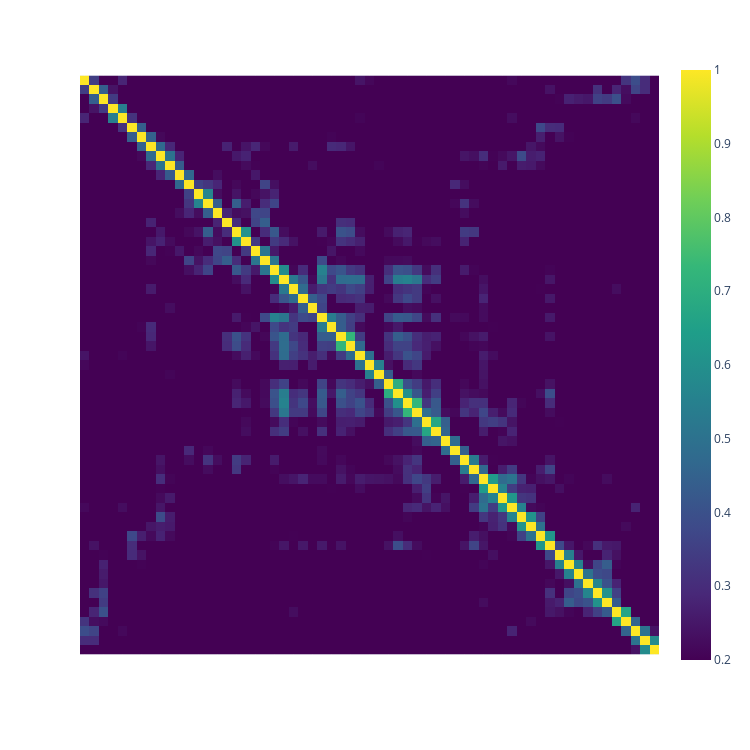

Write notebook code for a chart like this one.
### Code cell
create_heatmap.create_heatmap(cos_sim_norm, offs, offs, text, text, 0.2)

### Figure 1 — Plotly figure (JSON) as saved in the notebook; plotly's stock layout.template omitted (floating-point values rounded to 4 significant figures; data arrays with more than 128 entries replaced by an {"elided": "..."} marker saying what was removed)
{"data": [{"coloraxis": "coloraxis", "hovertemplate": "x: %{x}<br>y: %{y}<br>color: %{z}<extra></extra>", "name": "0", "type": "heatmap", "x": ["My son, give ear to my words; for I swear unto you, that inasmuch as ye shall keep the commandments of God ye shall prosper in the land.\nI would that ye should do as I have done, in remembering", "of God ye shall prosper in the land.\nI would that ye should do as I have done, in remembering the captivity of our fathers; for they were in bondage, and none could deliver them except it was the God", "the captivity of our fathers; for they were in bondage, and none could deliver them except it was the God of Abraham, and the God of Isaac, and the God of Jacob; and he surely did deliver them in their", "of Abraham, and the God of Isaac, and the God of Jacob; and he surely did deliver them in their afflictions.\nAnd now, O my son Helaman, behold, thou art in thy youth, and therefore, I beseech of thee that", "afflictions.\nAnd now, O my son Helaman, behold, thou art in thy youth, and therefore, I beseech of thee that thou wilt hear my words and learn of me; for I do know that whosoever shall put their trust in", "thou wilt hear my words and learn of me; for I do know that whosoever shall put their trust in God shall be supported in their trials, and their troubles, and their afflictions, and shall be lifted up at the", "God shall be supported in their trials, and their troubles, and their afflictions, and shall be lifted up at the last day.\nAnd I would not that ye think that I know of myself--not of the temporal but of the", "last day.\nAnd I would not that ye think that I know of myself--not of the temporal but of the spiritual, not of the carnal mind but of God.\nNow, behold, I say unto you, if I had not been", "spiritual, not of the carnal mind but of God.\nNow, behold, I say unto you, if I had not been born of God I should not have known these things; but God has, by the mouth of his holy angel,", "born of God I should not have known these things; but God has, by the mouth of his holy angel, made these things known unto me, not of any worthiness of myself;\nFor I went about with the sons of", "made these things known unto me, not of any worthiness of myself;\nFor I went about with the sons of Mosiah, seeking to destroy the church of God; but behold, God sent his holy angel to stop us by the", "Mosiah, seeking to destroy the church of God; but behold, God sent his holy angel to stop us by the way.\nAnd behold, he spake unto us, as it were the voice of thunder, and the whole earth did tremble", "way.\nAnd behold, he spake unto us, as it were the voice of thunder, and the whole earth did tremble beneath our feet; and we all fell to the earth, for the fear of the Lord came upon us.\nBut", "beneath our feet; and we all fell to the earth, for the fear of the Lord came upon us.\nBut behold, the voice said unto me: Arise. And I arose and stood up, and beheld the angel.\nAnd he said", "behold, the voice said unto me: Arise. And I arose and stood up, and beheld the angel.\nAnd he said unto me: If thou wilt of thyself be destroyed, seek no more to destroy the church of God.\nAnd it", "unto me: If thou wilt of thyself be destroyed, seek no more to destroy the church of God.\nAnd it came to pass that I fell to the earth; and it was for the space of three days and three", "came to pass that I fell to the earth; and it was for the space of three days and three nights that I could not open my mouth, neither had I the use of my limbs.\nAnd the angel spake", "nights that I could not open my mouth, neither had I the use of my limbs.\nAnd the angel spake more things unto me, which were heard by my brethren, but I did not hear them; for when I heard", "more things unto me, which were heard by my brethren, but I did not hear them; for when I heard the words--If thou wilt be destroyed of thyself, seek no more to destroy the church of God--I was struck with", "the words--If thou wilt be destroyed of thyself, seek no more to destroy the church of God--I was struck with such great fear and amazement lest perhaps I should be destroyed, that I fell to the earth and I did", "such great fear and amazement lest perhaps I should be destroyed, that I fell to the earth and I did hear no more.\nBut I was racked with eternal torment, for my soul was harrowed up to the greatest degree", "hear no more.\nBut I was racked with eternal torment, for my soul was harrowed up to the greatest degree and racked with all my sins.\nYea, I did remember all my sins and iniquities, for which I was tormented", "and racked with all my sins.\nYea, I did remember all my sins and iniquities, for which I was tormented with the pains of hell; yea, I saw that I had rebelled against my God, and that I had not", "with the pains of hell; yea, I saw that I had rebelled against my God, and that I had not kept his holy commandments.\nYea, and I had murdered many of his children, or rather led them away unto destruction;", "kept his holy commandments.\nYea, and I had murdered many of his children, or rather led them away unto destruction; yea, and in fine so great had been my iniquities, that the very thought of coming into the presence of", "yea, and in fine so great had been my iniquities, that the very thought of coming into the presence of my God did rack my soul with inexpressible horror.\nOh, thought I, that I could be banished and become extinct", "my God did rack my soul with inexpressible horror.\nOh, thought I, that I could be banished and become extinct both soul and body, that I might not be brought to stand in the presence of my God, to be", "both soul and body, that I might not be brought to stand in the presence of my God, to be judged of my deeds.\nAnd now, for three days and for three nights was I racked, even with the pains", "judged of my deeds.\nAnd now, for three days and for three nights was I racked, even with the pains of a damned soul.\nAnd it came to pass that as I was thus racked with torment, while I was", "of a damned soul.\nAnd it came to pass that as I was thus racked with torment, while I was harrowed up by the memory of my many sins, behold, I remembered also to have heard my father prophesy unto", "harrowed up by the memory of my many sins, behold, I remembered also to have heard my father prophesy unto the people concerning the coming of one Jesus Christ, a Son of God, to atone for the sins of the", "the people concerning the coming of one Jesus Christ, a Son of God, to atone for the sins of the world.\nNow, as my mind caught hold upon this thought, I cried within my heart: O Jesus, thou Son of", "world.\nNow, as my mind caught hold upon this thought, I cried within my heart: O Jesus, thou Son of God, have mercy on me, who am in the gall of bitterness, and am encircled about by the everlasting chains", "God, have mercy on me, who am in the gall of bitterness, and am encircled about by the everlasting chains of death.\nAnd now, behold, when I thought this, I could remember my pains no more; yea, I was harrowed", "of death.\nAnd now, behold, when I thought this, I could remember my pains no more; yea, I was harrowed up by the memory of my sins no more.\nAnd oh, what joy, and what marvelous light I did behold;", "up by the memory of my sins no more.\nAnd oh, what joy, and what marvelous light I did behold; yea, my soul was filled with joy as exceeding as was my pain!\nYea, I say unto you, my son,", "yea, my soul was filled with joy as exceeding as was my pain!\nYea, I say unto you, my son, that there could be nothing so exquisite and so bitter as were my pains. Yea, and again I say unto", "that there could be nothing so exquisite and so bitter as were my pains. Yea, and again I say unto you, my son, that on the other hand, there can be nothing so exquisite and sweet as was my joy.", "you, my son, that on the other hand, there can be nothing so exquisite and sweet as was my joy.\nYea, methought I saw, even as our father Lehi saw, God sitting upon his throne, surrounded with numberless concourses of", "Yea, methought I saw, even as our father Lehi saw, God sitting upon his throne, surrounded with numberless concourses of angels, in the attitude of singing and praising their God; yea, and my soul did long to be there.\nBut", "angels, in the attitude of singing and praising their God; yea, and my soul did long to be there.\nBut behold, my limbs did receive their strength again, and I stood upon my feet, and did manifest unto the people", "behold, my limbs did receive their strength again, and I stood upon my feet, and did manifest unto the people that I had been born of God.\nYea, and from that time even until now, I have labored without ceasing,", "that I had been born of God.\nYea, and from that time even until now, I have labored without ceasing, that I might bring souls unto repentance; that I might bring them to taste of the exceeding joy of which", "that I might bring souls unto repentance; that I might bring them to taste of the exceeding joy of which I did taste; that they might also be born of God, and be filled with the Holy Ghost.\nYea, and", "I did taste; that they might also be born of God, and be filled with the Holy Ghost.\nYea, and now behold, O my son, the Lord doth give me exceedingly great joy in the fruit of my labors;\nFor", "now behold, O my son, the Lord doth give me exceedingly great joy in the fruit of my labors;\nFor because of the word which he has imparted unto me, behold, many have been born of God, and have tasted", "because of the word which he has imparted unto me, behold, many have been born of God, and have tasted as I have tasted, and have seen eye to eye as I have seen; therefore they do know of these", "as I have tasted, and have seen eye to eye as I have seen; therefore they do know of these things of which I have spoken, as I do know; and the knowledge which I have is of God.\nAnd", "things of which I have spoken, as I do know; and the knowledge which I have is of God.\nAnd I have been supported under trials and troubles of every kind, yea, and in all manner of afflictions; yea, God", "I have been supported under trials and troubles of every kind, yea, and in all manner of afflictions; yea, God has delivered me from prison, and from bonds, and from death; yea, and I do put my trust in him,", "has delivered me from prison, and from bonds, and from death; yea, and I do put my trust in him, and he will still deliver me.\nAnd I know that he will raise me up at the last day, to", "and he will still deliver me.\nAnd I know that he will raise me up at the last day, to dwell with him in glory; yea, and I will praise him forever, for he has brought our fathers out of", "dwell with him in glory; yea, and I will praise him forever, for he has brought our fathers out of Egypt, and he has swallowed up the Egyptians in the Red Sea; and he led them by his power into", "Egypt, and he has swallowed up the Egyptians in the Red Sea; and he led them by his power into the promised land; yea, and he has delivered them out of bondage and captivity from time to time.\nYea, and", "the promised land; yea, and he has delivered them out of bondage and captivity from time to time.\nYea, and he has also brought our fathers out of the land of Jerusalem; and he has also, by his everlasting power,", "he has also brought our fathers out of the land of Jerusalem; and he has also, by his everlasting power, delivered them out of bondage and captivity, from time to time even down to the present day; and I have", "delivered them out of bondage and captivity, from time to time even down to the present day; and I have always retained in remembrance their captivity; yea, and ye also ought to retain in remembrance, as I have done, their", "always retained in remembrance their captivity; yea, and ye also ought to retain in remembrance, as I have done, their captivity.\nBut behold, my son, this is not all; for ye ought to know as I do know, that inasmuch", "captivity.\nBut behold, my son, this is not all; for ye ought to know as I do know, that inasmuch as ye shall keep the commandments of God ye shall prosper in the land; and ye ought to know also,", "as ye shall keep the commandments of God ye shall prosper in the land; and ye ought to know also, that inasmuch as ye will not keep the commandments of God ye shall be cut off from his presence. Now", "that inasmuch as ye will not keep the commandments of God ye shall be cut off from his presence. Now this is according to his word."], "xaxis": "x", "y": ["My son, give ear to my words; for I swear unto you, that inasmuch as ye shall keep the commandments of God ye shall prosper in the land.\nI would that ye should do as I have done, in remembering", "of God ye shall prosper in the land.\nI would that ye should do as I have done, in remembering the captivity of our fathers; for they were in bondage, and none could deliver them except it was the God", "the captivity of our fathers; for they were in bondage, and none could deliver them except it was the God of Abraham, and the God of Isaac, and the God of Jacob; and he surely did deliver them in their", "of Abraham, and the God of Isaac, and the God of Jacob; and he surely did deliver them in their afflictions.\nAnd now, O my son Helaman, behold, thou art in thy youth, and therefore, I beseech of thee that", "afflictions.\nAnd now, O my son Helaman, behold, thou art in thy youth, and therefore, I beseech of thee that thou wilt hear my words and learn of me; for I do know that whosoever shall put their trust in", "thou wilt hear my words and learn of me; for I do know that whosoever shall put their trust in God shall be supported in their trials, and their troubles, and their afflictions, and shall be lifted up at the", "God shall be supported in their trials, and their troubles, and their afflictions, and shall be lifted up at the last day.\nAnd I would not that ye think that I know of myself--not of the temporal but of the", "last day.\nAnd I would not that ye think that I know of myself--not of the temporal but of the spiritual, not of the carnal mind but of God.\nNow, behold, I say unto you, if I had not been", "spiritual, not of the carnal mind but of God.\nNow, behold, I say unto you, if I had not been born of God I should not have known these things; but God has, by the mouth of his holy angel,", "born of God I should not have known these things; but God has, by the mouth of his holy angel, made these things known unto me, not of any worthiness of myself;\nFor I went about with the sons of", "made these things known unto me, not of any worthiness of myself;\nFor I went about with the sons of Mosiah, seeking to destroy the church of God; but behold, God sent his holy angel to stop us by the", "Mosiah, seeking to destroy the church of God; but behold, God sent his holy angel to stop us by the way.\nAnd behold, he spake unto us, as it were the voice of thunder, and the whole earth did tremble", "way.\nAnd behold, he spake unto us, as it were the voice of thunder, and the whole earth did tremble beneath our feet; and we all fell to the earth, for the fear of the Lord came upon us.\nBut", "beneath our feet; and we all fell to the earth, for the fear of the Lord came upon us.\nBut behold, the voice said unto me: Arise. And I arose and stood up, and beheld the angel.\nAnd he said", "behold, the voice said unto me: Arise. And I arose and stood up, and beheld the angel.\nAnd he said unto me: If thou wilt of thyself be destroyed, seek no more to destroy the church of God.\nAnd it", "unto me: If thou wilt of thyself be destroyed, seek no more to destroy the church of God.\nAnd it came to pass that I fell to the earth; and it was for the space of three days and three", "came to pass that I fell to the earth; and it was for the space of three days and three nights that I could not open my mouth, neither had I the use of my limbs.\nAnd the angel spake", "nights that I could not open my mouth, neither had I the use of my limbs.\nAnd the angel spake more things unto me, which were heard by my brethren, but I did not hear them; for when I heard", "more things unto me, which were heard by my brethren, but I did not hear them; for when I heard the words--If thou wilt be destroyed of thyself, seek no more to destroy the church of God--I was struck with", "the words--If thou wilt be destroyed of thyself, seek no more to destroy the church of God--I was struck with such great fear and amazement lest perhaps I should be destroyed, that I fell to the earth and I did", "such great fear and amazement lest perhaps I should be destroyed, that I fell to the earth and I did hear no more.\nBut I was racked with eternal torment, for my soul was harrowed up to the greatest degree", "hear no more.\nBut I was racked with eternal torment, for my soul was harrowed up to the greatest degree and racked with all my sins.\nYea, I did remember all my sins and iniquities, for which I was tormented", "and racked with all my sins.\nYea, I did remember all my sins and iniquities, for which I was tormented with the pains of hell; yea, I saw that I had rebelled against my God, and that I had not", "with the pains of hell; yea, I saw that I had rebelled against my God, and that I had not kept his holy commandments.\nYea, and I had murdered many of his children, or rather led them away unto destruction;", "kept his holy commandments.\nYea, and I had murdered many of his children, or rather led them away unto destruction; yea, and in fine so great had been my iniquities, that the very thought of coming into the presence of", "yea, and in fine so great had been my iniquities, that the very thought of coming into the presence of my God did rack my soul with inexpressible horror.\nOh, thought I, that I could be banished and become extinct", "my God did rack my soul with inexpressible horror.\nOh, thought I, that I could be banished and become extinct both soul and body, that I might not be brought to stand in the presence of my God, to be", "both soul and body, that I might not be brought to stand in the presence of my God, to be judged of my deeds.\nAnd now, for three days and for three nights was I racked, even with the pains", "judged of my deeds.\nAnd now, for three days and for three nights was I racked, even with the pains of a damned soul.\nAnd it came to pass that as I was thus racked with torment, while I was", "of a damned soul.\nAnd it came to pass that as I was thus racked with torment, while I was harrowed up by the memory of my many sins, behold, I remembered also to have heard my father prophesy unto", "harrowed up by the memory of my many sins, behold, I remembered also to have heard my father prophesy unto the people concerning the coming of one Jesus Christ, a Son of God, to atone for the sins of the", "the people concerning the coming of one Jesus Christ, a Son of God, to atone for the sins of the world.\nNow, as my mind caught hold upon this thought, I cried within my heart: O Jesus, thou Son of", "world.\nNow, as my mind caught hold upon this thought, I cried within my heart: O Jesus, thou Son of God, have mercy on me, who am in the gall of bitterness, and am encircled about by the everlasting chains", "God, have mercy on me, who am in the gall of bitterness, and am encircled about by the everlasting chains of death.\nAnd now, behold, when I thought this, I could remember my pains no more; yea, I was harrowed", "of death.\nAnd now, behold, when I thought this, I could remember my pains no more; yea, I was harrowed up by the memory of my sins no more.\nAnd oh, what joy, and what marvelous light I did behold;", "up by the memory of my sins no more.\nAnd oh, what joy, and what marvelous light I did behold; yea, my soul was filled with joy as exceeding as was my pain!\nYea, I say unto you, my son,", "yea, my soul was filled with joy as exceeding as was my pain!\nYea, I say unto you, my son, that there could be nothing so exquisite and so bitter as were my pains. Yea, and again I say unto", "that there could be nothing so exquisite and so bitter as were my pains. Yea, and again I say unto you, my son, that on the other hand, there can be nothing so exquisite and sweet as was my joy.", "you, my son, that on the other hand, there can be nothing so exquisite and sweet as was my joy.\nYea, methought I saw, even as our father Lehi saw, God sitting upon his throne, surrounded with numberless concourses of", "Yea, methought I saw, even as our father Lehi saw, God sitting upon his throne, surrounded with numberless concourses of angels, in the attitude of singing and praising their God; yea, and my soul did long to be there.\nBut", "angels, in the attitude of singing and praising their God; yea, and my soul did long to be there.\nBut behold, my limbs did receive their strength again, and I stood upon my feet, and did manifest unto the people", "behold, my limbs did receive their strength again, and I stood upon my feet, and did manifest unto the people that I had been born of God.\nYea, and from that time even until now, I have labored without ceasing,", "that I had been born of God.\nYea, and from that time even until now, I have labored without ceasing, that I might bring souls unto repentance; that I might bring them to taste of the exceeding joy of which", "that I might bring souls unto repentance; that I might bring them to taste of the exceeding joy of which I did taste; that they might also be born of God, and be filled with the Holy Ghost.\nYea, and", "I did taste; that they might also be born of God, and be filled with the Holy Ghost.\nYea, and now behold, O my son, the Lord doth give me exceedingly great joy in the fruit of my labors;\nFor", "now behold, O my son, the Lord doth give me exceedingly great joy in the fruit of my labors;\nFor because of the word which he has imparted unto me, behold, many have been born of God, and have tasted", "because of the word which he has imparted unto me, behold, many have been born of God, and have tasted as I have tasted, and have seen eye to eye as I have seen; therefore they do know of these", "as I have tasted, and have seen eye to eye as I have seen; therefore they do know of these things of which I have spoken, as I do know; and the knowledge which I have is of God.\nAnd", "things of which I have spoken, as I do know; and the knowledge which I have is of God.\nAnd I have been supported under trials and troubles of every kind, yea, and in all manner of afflictions; yea, God", "I have been supported under trials and troubles of every kind, yea, and in all manner of afflictions; yea, God has delivered me from prison, and from bonds, and from death; yea, and I do put my trust in him,", "has delivered me from prison, and from bonds, and from death; yea, and I do put my trust in him, and he will still deliver me.\nAnd I know that he will raise me up at the last day, to", "and he will still deliver me.\nAnd I know that he will raise me up at the last day, to dwell with him in glory; yea, and I will praise him forever, for he has brought our fathers out of", "dwell with him in glory; yea, and I will praise him forever, for he has brought our fathers out of Egypt, and he has swallowed up the Egyptians in the Red Sea; and he led them by his power into", "Egypt, and he has swallowed up the Egyptians in the Red Sea; and he led them by his power into the promised land; yea, and he has delivered them out of bondage and captivity from time to time.\nYea, and", "the promised land; yea, and he has delivered them out of bondage and captivity from time to time.\nYea, and he has also brought our fathers out of the land of Jerusalem; and he has also, by his everlasting power,", "he has also brought our fathers out of the land of Jerusalem; and he has also, by his everlasting power, delivered them out of bondage and captivity, from time to time even down to the present day; and I have", "delivered them out of bondage and captivity, from time to time even down to the present day; and I have always retained in remembrance their captivity; yea, and ye also ought to retain in remembrance, as I have done, their", "always retained in remembrance their captivity; yea, and ye also ought to retain in remembrance, as I have done, their captivity.\nBut behold, my son, this is not all; for ye ought to know as I do know, that inasmuch", "captivity.\nBut behold, my son, this is not all; for ye ought to know as I do know, that inasmuch as ye shall keep the commandments of God ye shall prosper in the land; and ye ought to know also,", "as ye shall keep the commandments of God ye shall prosper in the land; and ye ought to know also, that inasmuch as ye will not keep the commandments of God ye shall be cut off from his presence. Now", "that inasmuch as ye will not keep the commandments of God ye shall be cut off from his presence. Now this is according to his word."], "yaxis": "y", "z": {"elided": "61x61 float values"}}], "layout": {"coloraxis": {"cmax": 1, "cmin": 0.2, "colorscale": [[0, "#440154"], [0.1111, "#482878"], [0.2222, "#3e4989"], [0.3333, "#31688e"], [0.4444, "#26828e"], [0.5556, "#1f9e89"], [0.6667, "#35b779"], [0.7778, "#6ece58"], [0.8889, "#b5de2b"], [1, "#fde725"]]}, "height": 750, "margin": {"t": 60}, "width": 750, "xaxis": {"anchor": "y", "constrain": "domain", "domain": [0, 1], "scaleanchor": "y", "showticklabels": false}, "yaxis": {"anchor": "x", "autorange": "reversed", "constrain": "domain", "domain": [0, 1], "showticklabels": false}}}
